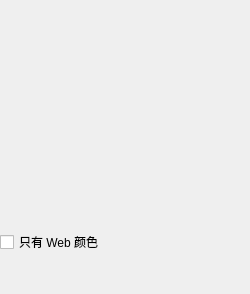
    <widget class="QWidget" name="leftHost">
     <property name="sizePolicy">
      <sizepolicy hsizetype="Fixed" vsizetype="Preferred">
       <horstretch>0</horstretch>
       <verstretch>0</verstretch>
      </sizepolicy>
     </property>
     <layout class="QVBoxLayout" name="leftLayout">
      <property name="spacing">
       <number>10</number>
      </property>
      <property name="leftMargin">
       <number>0</number>
      </property>
      <property name="topMargin">
       <number>0</number>
      </property>
      <property name="rightMargin">
       <number>0</number>
      </property>
      <property name="bottomMargin">
       <number>0</number>
      </property>
      <item>
       <layout class="QHBoxLayout" name="pickerRow">
        <property name="spacing">
         <number>8</number>
        </property>
        <property name="leftMargin">
         <number>0</number>
        </property>
        <property name="topMargin">
         <number>0</number>
        </property>
        <property name="rightMargin">
         <number>0</number>
        </property>
        <property name="bottomMargin">
         <number>0</number>
        </property>
        <item alignment="Qt::AlignmentFlag::AlignTop">
         <widget class="QWidget" name="planeHost">
          <property name="minimumSize">
           <size>
            <width>220</width>
            <height>220</height>
           </size>
          </property>
          <property name="maximumSize">
           <size>
            <width>220</width>
            <height>220</height>
           </size>
          </property>
          <layout class="QVBoxLayout" name="planeHostLayout">
           <property name="spacing">
            <number>0</number>
           </property>
           <property name="leftMargin">
            <number>0</number>
           </property>
           <property name="topMargin">
            <number>0</number>
           </property>
           <property name="rightMargin">
            <number>0</number>
           </property>
           <property name="bottomMargin">
            <number>0</number>
           </property>
          </layout>
         </widget>
        </item>
        <item alignment="Qt::AlignmentFlag::AlignTop">
         <widget class="QWidget" name="stripHost">
          <property name="minimumSize">
           <size>
            <width>22</width>
            <height>220</height>
           </size>
          </property>
          <property name="maximumSize">
           <size>
            <width>22</width>
            <height>220</height>
           </size>
          </property>
          <layout class="QVBoxLayout" name="stripHostLayout">
           <property name="spacing">
            <number>0</number>
           </property>
           <property name="leftMargin">
            <number>0</number>
           </property>
           <property name="topMargin">
            <number>0</number>
           </property>
           <property name="rightMargin">
            <number>0</number>
           </property>
           <property name="bottomMargin">
            <number>0</number>
           </property>
          </layout>
         </widget>
        </item>
       </layout>
      </item>
      <item>
       <widget class="QCheckBox" name="webOnly">
        <property name="text">
         <string>只有 Web 颜色</string>
        </property>
       </widget>
      </item>
      <item>
       <spacer name="leftSpacer">
        <property name="orientation">
         <enum>Qt::Orientation::Vertical</enum>
        </property>
        <property name="sizeHint" stdset="0">
         <size>
          <width>20</width>
          <height>40</height>
         </size>
        </property>
       </spacer>
      </item>
     </layout>
    </widget>
